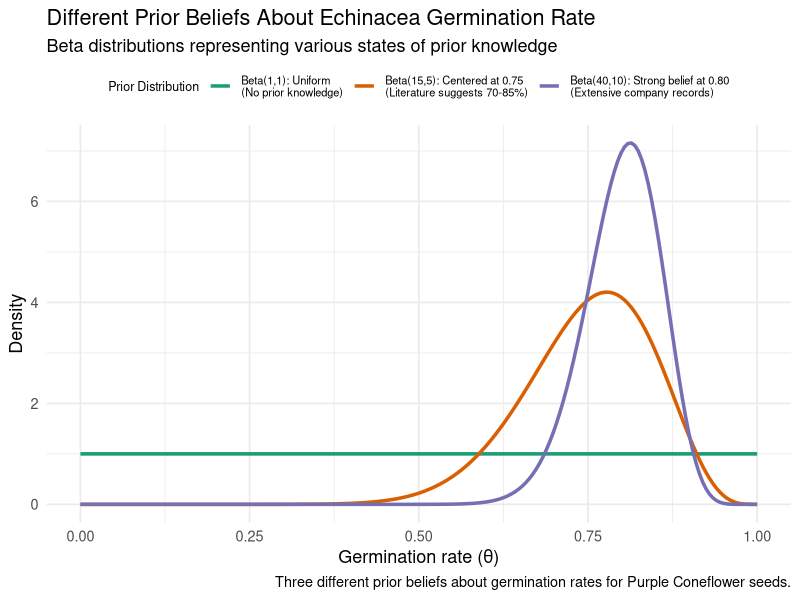
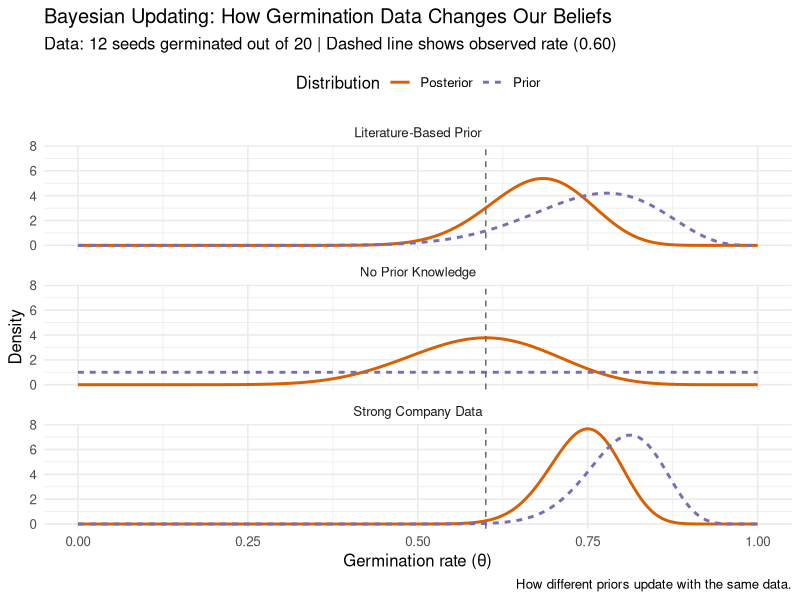
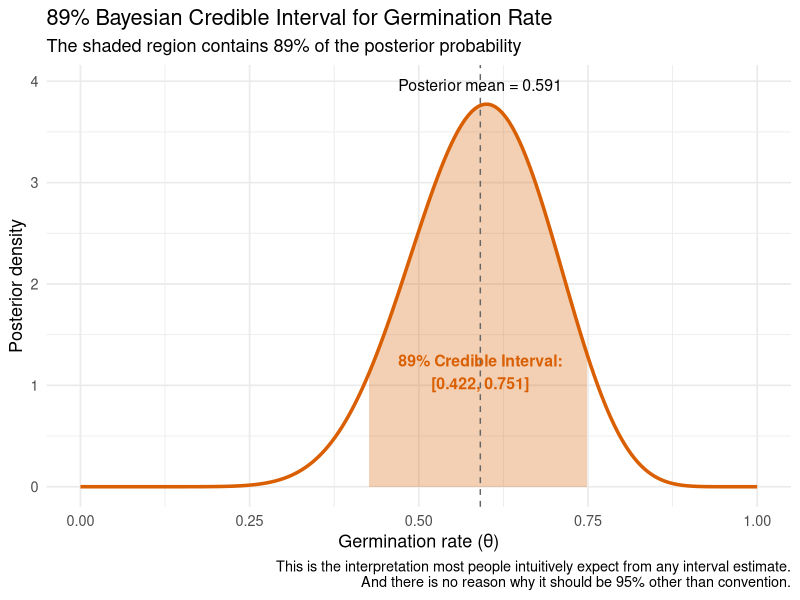
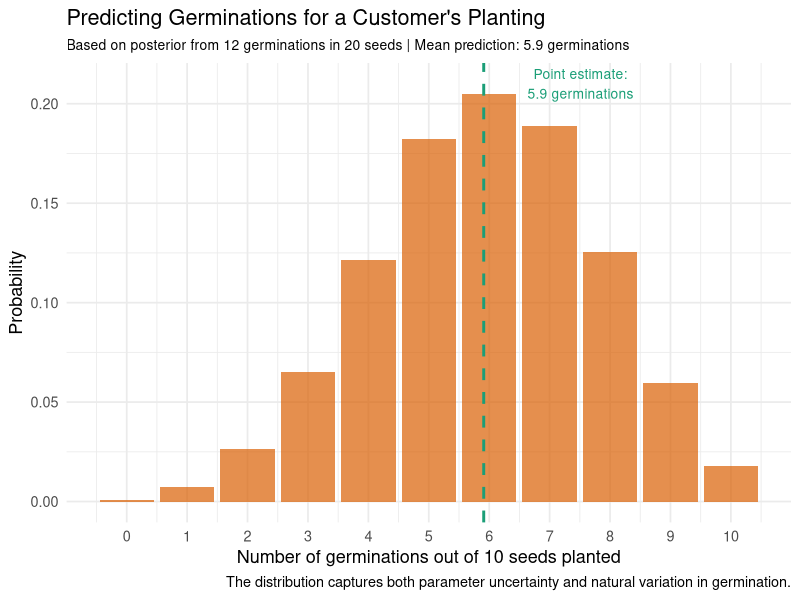
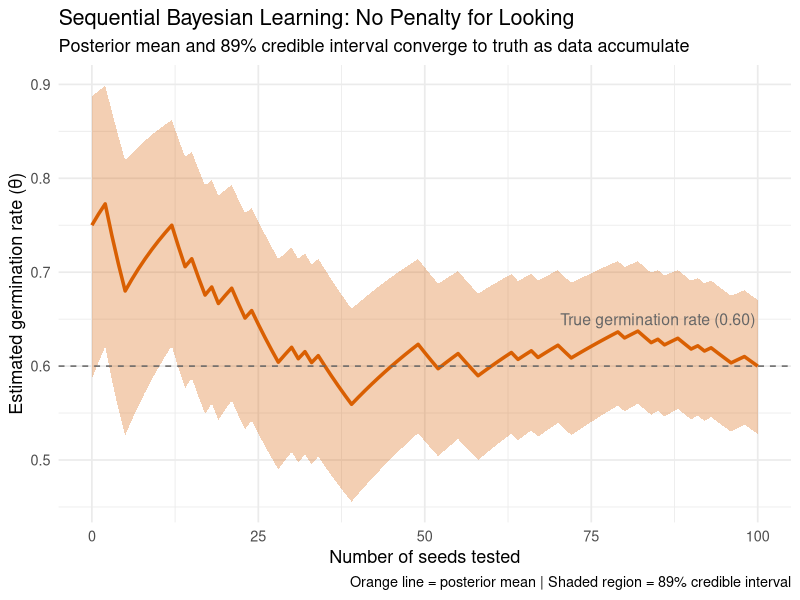

R code for these plots, in order:
## ---- chunk 1
library(tidyverse)

# Create sequence of probability values
theta <- seq(0, 1, length.out = 200)

# Define three different priors representing different states of knowledge
prior_df <- bind_rows(
  # Uniform prior: no prior knowledge
  tibble(
    theta = theta,
    density = dbeta(theta, 1, 1),
    prior_type = "Beta(1,1): Uniform\n(No prior knowledge)"
  ),
  # Weakly informative: general knowledge about Echinacea
  tibble(
    theta = theta,
    density = dbeta(theta, 15, 5),
    prior_type = "Beta(15,5): Centered at 0.75\n(Literature suggests 70-85%)"
  ),
  # Informative prior: strong historical data from your company
  tibble(
    theta = theta,
    density = dbeta(theta, 40, 10),
    prior_type = "Beta(40,10): Strong belief at 0.80\n(Extensive company records)"
  )
)

# Plot the three priors
ggplot(prior_df, aes(x = theta, y = density, color = prior_type)) +
  geom_line(linewidth = 1.2) +
  scale_color_manual(values = c("#1b9e77", "#d95f02", "#7570b3")) +
  labs(
    title = "Different Prior Beliefs About Echinacea Germination Rate",
    subtitle = "Beta distributions representing various states of prior knowledge",
    caption = "Three different prior beliefs about germination rates for Purple Coneflower seeds.",
    x = "Germination rate (θ)",
    y = "Density",
    color = "Prior Distribution"
  ) +
  theme_minimal(base_size = 13) +
  theme(legend.position = "top",
        legend.text = element_text(size = 8),
        legend.title = element_text(size = 9)
        )
## ---- chunk 2
#| fig-height: 8

library(tidyverse)

# Create sequence of probability values
theta <- seq(0, 1, length.out = 200)

# Our observed data
n_germinated <- 12
n_failed <- 8

# Calculate prior and posterior densities for each prior
# Prior 1: Uniform (Beta(1,1))
prior1_prior <- dbeta(theta, 1, 1)
prior1_post <- dbeta(theta, 1 + n_germinated, 1 + n_failed)

# Prior 2: Literature-based (Beta(15,5))
prior2_prior <- dbeta(theta, 15, 5)
prior2_post <- dbeta(theta, 15 + n_germinated, 5 + n_failed)

# Prior 3: Strong company data (Beta(40,10))
prior3_prior <- dbeta(theta, 40, 10)
prior3_post <- dbeta(theta, 40 + n_germinated, 10 + n_failed)

# Combine all priors and posteriors into one dataframe
updating_df <- bind_rows(
  tibble(theta = theta, density = prior1_prior, distribution = "Prior", prior_type = "No Prior Knowledge"),
  tibble(theta = theta, density = prior1_post, distribution = "Posterior", prior_type = "No Prior Knowledge"),
  tibble(theta = theta, density = prior2_prior, distribution = "Prior", prior_type = "Literature-Based Prior"),
  tibble(theta = theta, density = prior2_post, distribution = "Posterior", prior_type = "Literature-Based Prior"),
  tibble(theta = theta, density = prior3_prior, distribution = "Prior", prior_type = "Strong Company Data"),
  tibble(theta = theta, density = prior3_post, distribution = "Posterior", prior_type = "Strong Company Data")
)

# Plot priors and posteriors for comparison
ggplot(updating_df, aes(x = theta, y = density, 
                        color = distribution, linetype = distribution)) +
  geom_line(linewidth = 1) +
  facet_wrap(~ prior_type, ncol = 1) +
  # Add vertical line at observed proportion (12/20 = 0.60)
  geom_vline(xintercept = 12/20, linetype = "dashed", color = "grey40") +
  scale_color_manual(values = c("Prior" = "#7570b3", "Posterior" = "#d95f02")) +
  labs(
    title = "Bayesian Updating: How Germination Data Changes Our Beliefs",
    subtitle = "Data: 12 seeds germinated out of 20 | Dashed line shows observed rate (0.60)",
    caption = "How different priors update with the same data.",
    color = "Distribution", 
    linetype = "Distribution",
    x = "Germination rate (θ)",
    y = "Density"
  ) +
  theme_minimal(base_size = 12) +
  theme(legend.position = "top")
## ---- chunk 3
library(tidyverse)

# Create sequence of probability values
theta <- seq(0, 1, length.out = 200)

# Our observed data
n_germinated <- 12
n_failed <- 8

# Calculate posterior (using uniform prior)
alpha_post <- 1 + n_germinated  # 13
beta_post <- 1 + n_failed       # 9

# Calculate 89% credible interval (equal-tailed)
lower <- qbeta(0.055, alpha_post, beta_post)
upper <- qbeta(0.945, alpha_post, beta_post)
post_mean <- alpha_post / (alpha_post + beta_post)

# Create data for plotting
posterior_data <- tibble(theta = theta, density = dbeta(theta, alpha_post, beta_post))
# Extract only the data within the credible interval for shading
ci_data <- posterior_data %>% filter(theta >= lower & theta <= upper)

# Plot posterior with shaded credible interval
ggplot(posterior_data, aes(x = theta, y = density)) +
  geom_line(linewidth = 1.2, color = "#d95f02") +
  # Shade the 89% credible interval
  geom_area(data = ci_data, aes(x = theta, y = density), 
            fill = "#d95f02", alpha = 0.3) +
  # Add posterior mean line
  geom_vline(xintercept = post_mean, linetype = "dashed", color = "grey40") +
  # Annotate with posterior mean
  annotate("text", x = post_mean, y = max(posterior_data$density) * 1.05,
           label = sprintf("Posterior mean = %.3f", post_mean),
           hjust = 0.5, size = 4) +
  # Annotate with credible interval bounds
  annotate("text", x = post_mean, y = max(posterior_data$density) * 0.3,
           label = sprintf("89%% Credible Interval:\n[%.3f, %.3f]", lower, upper),
           hjust = 0.5, size = 4, color = "#d95f02", fontface = "bold") +
  labs(
    title = "89% Bayesian Credible Interval for Germination Rate",
    subtitle = "The shaded region contains 89% of the posterior probability",
    x = "Germination rate (θ)",
    y = "Posterior density",
    caption = "This is the interpretation most people intuitively expect from any interval estimate.\nAnd there is no reason why it should be 95% other than convention."
  ) +
  theme_minimal(base_size = 13)
## ---- chunk 4
library(tidyverse)

# Set seed for reproducibility
set.seed(123)

# Calculate posterior (using uniform prior)
alpha_post <- 1 + n_germinated  # 13
beta_post <- 1 + n_failed       # 9

# Number of seeds customer will plant
n_future <- 10
n_sims <- 10000

# Simulate from posterior predictive distribution
# Step 1: Draw theta values from posterior Beta(13, 9)
theta_samples <- rbeta(n_sims, alpha_post, beta_post)

# Step 2: For each theta, simulate seed germinations
future_germinations <- rbinom(n_sims, size = n_future, prob = theta_samples)

# Create dataframe for plotting
predictive_df <- tibble(future_germinations = future_germinations)

# Calculate posterior mean prediction (for comparison)
posterior_mean_theta <- alpha_post / (alpha_post + beta_post)
point_prediction <- n_future * posterior_mean_theta

# Plot the posterior predictive distribution
ggplot(predictive_df, aes(x = future_germinations)) +
  geom_bar(aes(y = after_stat(count) / sum(after_stat(count))),
           fill = "#d95f02", alpha = 0.7) +
  geom_vline(xintercept = point_prediction, 
             linetype = "dashed", color = "#1b9e77", linewidth = 1) +
  annotate("text", x = point_prediction + 1.6, y = 0.21,
           label = sprintf("Point estimate:\n%.1f germinations", point_prediction),
           color = "#1b9e77", size = 3.5) +
  scale_x_continuous(breaks = 0:10) +
  labs(
    title = "Predicting Germinations for a Customer's Planting",
    subtitle = sprintf("Based on posterior from 12 germinations in 20 seeds | Mean prediction: %.1f germinations", 
                      mean(future_germinations)),
    x = "Number of germinations out of 10 seeds planted",
    y = "Probability",
    caption = "The distribution captures both parameter uncertainty and natural variation in germination."
  ) +
  theme_minimal(base_size = 13) +
  theme(plot.subtitle = element_text(size = 10))
## ---- chunk 5
library(tidyverse)
library(knitr)

# Summary statistics for the posterior predictive distribution
summary_stats <- tibble(
  Metric = c("Mean prediction", 
             "Most likely outcome", 
             "89% Prediction Interval"),
  Value = c(
    sprintf("%.1f germinations", mean(future_germinations)),
    sprintf("%d germinations (%.1f%% probability)",
            as.numeric(names(sort(table(future_germinations), decreasing = TRUE)[1])),
            100 * max(table(future_germinations)) / n_sims),
    sprintf("[%d, %d] germinations",
            quantile(future_germinations, 0.055),
            quantile(future_germinations, 0.945))
  )
)

kable(summary_stats, 
      caption = "Posterior predictive summary for 10 seeds from this batch.",
      align = c("l", "r"))
## ---- chunk 6
library(tidyverse)
library(knitr)

set.seed(456)

# Simulate testing 100 seeds total from a batch with 60% germination rate
n_seeds <- 100
true_germ_rate <- 0.60
germinations <- rbinom(n_seeds, 1, true_germ_rate)

# Start with a weakly informative prior based on literature: Beta(15,5)
# This represents belief that Echinacea typically germinates around 75%
alpha <- 15  # prior "germinations"
beta <- 5    # prior "failures"

# Create a dataframe to track how our beliefs evolve
posterior_evolution <- tibble(
  seeds_tested = 0:n_seeds,
  alpha_param = numeric(n_seeds + 1),
  beta_param = numeric(n_seeds + 1),
  mean = numeric(n_seeds + 1),
  lower = numeric(n_seeds + 1),
  upper = numeric(n_seeds + 1)
)

# Record initial prior
posterior_evolution$alpha_param[1] <- alpha
posterior_evolution$beta_param[1] <- beta
posterior_evolution$mean[1] <- alpha / (alpha + beta)
posterior_evolution$lower[1] <- qbeta(0.055, alpha, beta)
posterior_evolution$upper[1] <- qbeta(0.945, alpha, beta)

# Update beliefs after each seed test
# This is the sequential update formula: α_new = α_old + germinated, β_new = β_old + failed
for (i in 1:n_seeds) {
  if (germinations[i] == 1) {
    alpha <- alpha + 1  # observed a germination
  } else {
    beta <- beta + 1    # observed a failure
  }
  
  # Record the updated posterior
  posterior_evolution$alpha_param[i+1] <- alpha
  posterior_evolution$beta_param[i+1] <- beta
  posterior_evolution$mean[i+1] <- alpha / (alpha + beta)
  posterior_evolution$lower[i+1] <- qbeta(0.055, alpha, beta)
  posterior_evolution$upper[i+1] <- qbeta(0.945, alpha, beta)
}

# Visualize the evolution of our beliefs
ggplot(posterior_evolution, aes(x = seeds_tested)) +
  geom_ribbon(aes(ymin = lower, ymax = upper), fill = "#d95f02", alpha = 0.3) +
  geom_line(aes(y = mean), color = "#d95f02", linewidth = 1.2) +
  geom_hline(yintercept = true_germ_rate, linetype = "dashed", color = "grey40") +
  annotate("text", x = 85, y = true_germ_rate + 0.05, 
           label = "True germination rate (0.60)", size = 4, color = "grey40") +
  labs(
    title = "Sequential Bayesian Learning: No Penalty for Looking",
    subtitle = "Posterior mean and 89% credible interval converge to truth as data accumulate",
    x = "Number of seeds tested",
    y = "Estimated germination rate (θ)",
    caption = "Orange line = posterior mean | Shaded region = 89% credible interval"
  ) +
  theme_minimal(base_size = 13)
